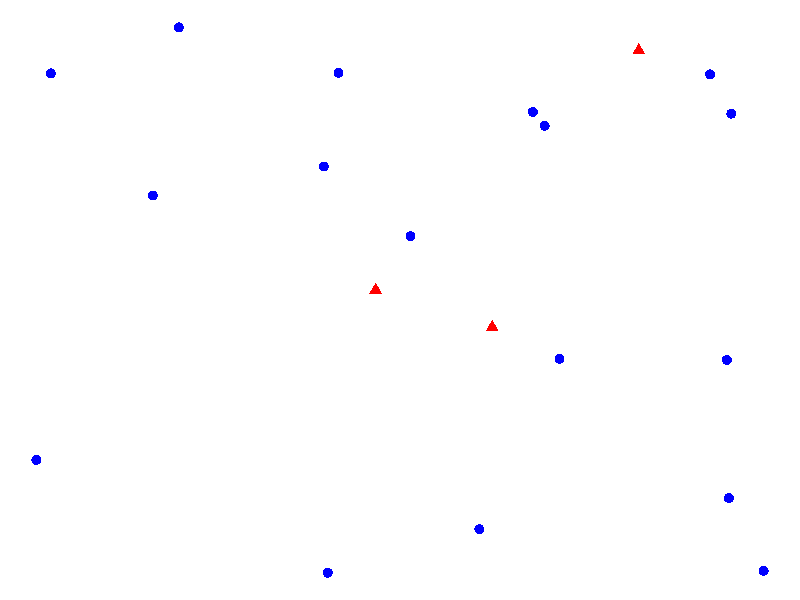
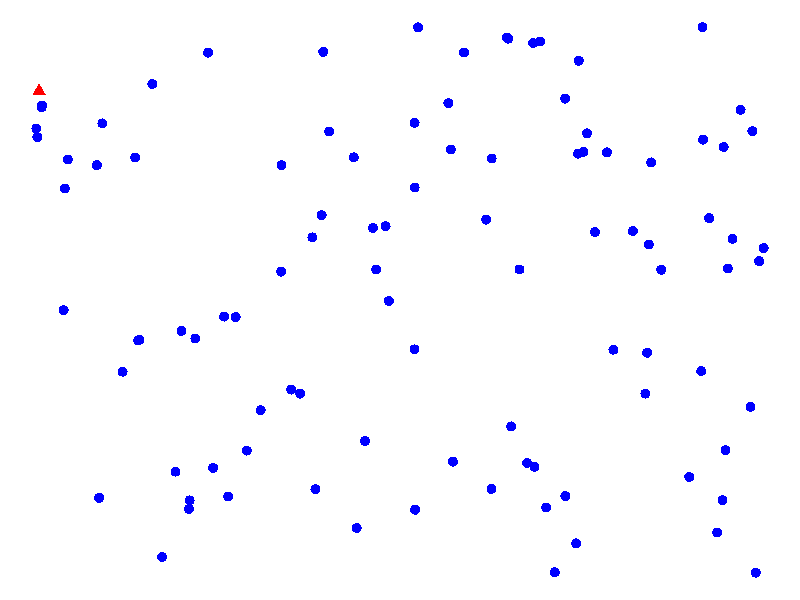
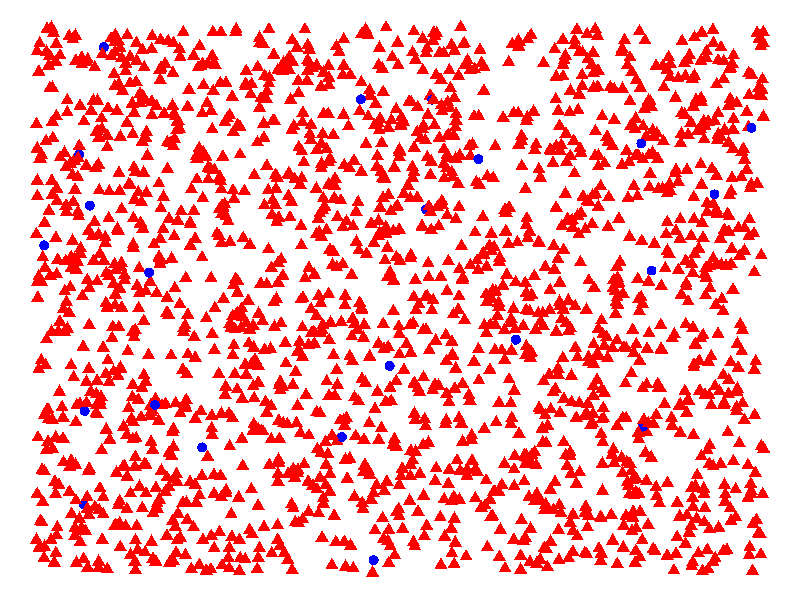

Reproduce these figures in R, in order.
## ---- chunk 1
library('ggplot2')
library('knitr')
opts_chunk$set(echo = FALSE, warning = FALSE)
## ---- chunk 2

simulate.points = function(n, p, seed = 42, size = 3){
  set.seed(seed)
  points = data.frame(
    x = runif(n),
    y = runif(n),
    color = factor(sample(c(0,1), size = n, replace=TRUE, prob = c(1-p, p))))
  
  
  p = ggplot(points) + 
    geom_point(aes(x=x, y=y, color = color, shape= color), size = size) + 
    theme_void() + 
    scale_color_manual(guide = 'none', values = c('blue', 'red')) + 
    scale_shape_discrete(guide = 'none')
  print(p)
  return(mean(points$color == 1))
}

## ---- chunk 3
# simulate 
p = simulate.points(20, 0.1)
## ---- chunk 4
p = simulate.points(100, 0.01) 
## ---- chunk 5
p = simulate.points(2000, 0.99)
